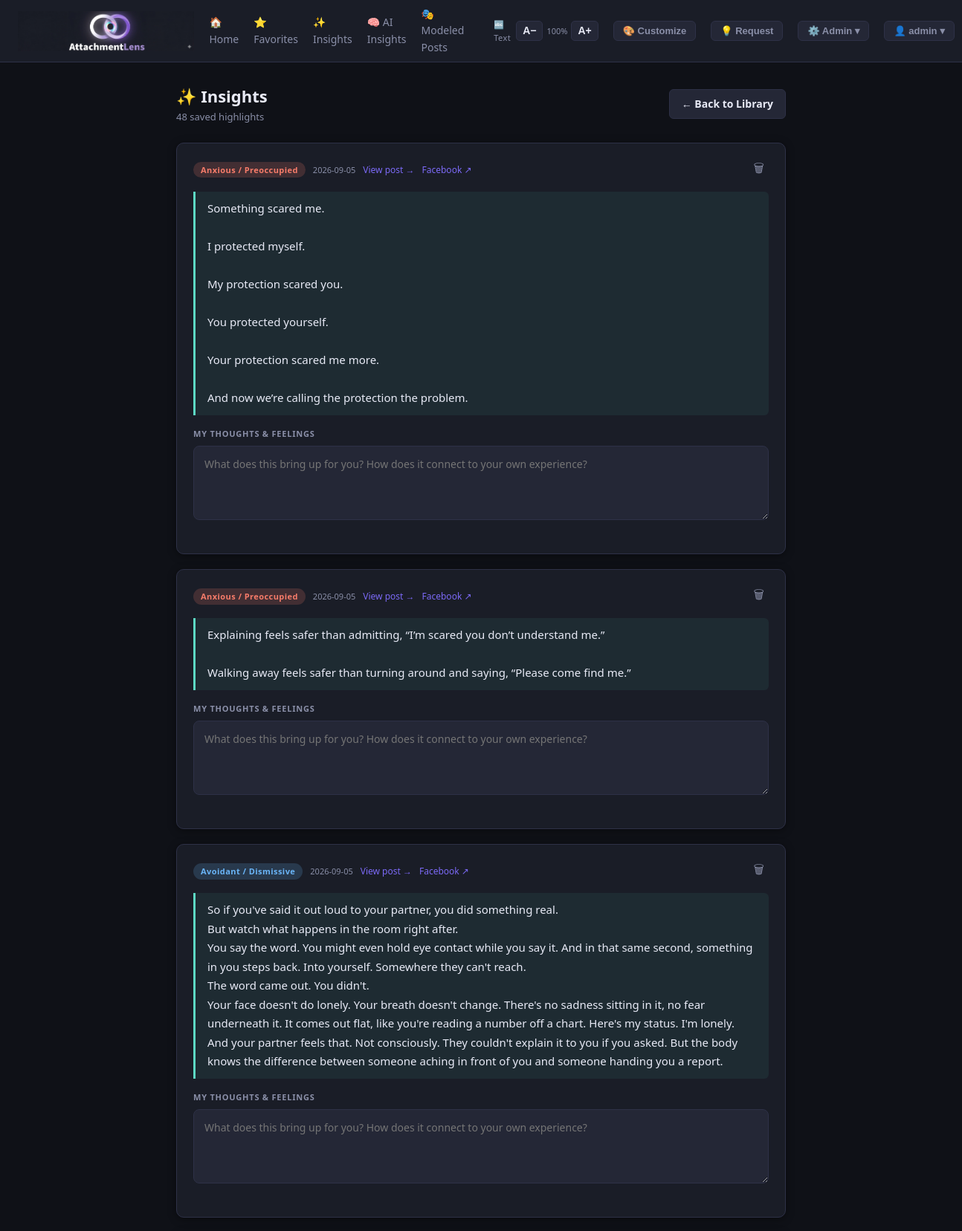
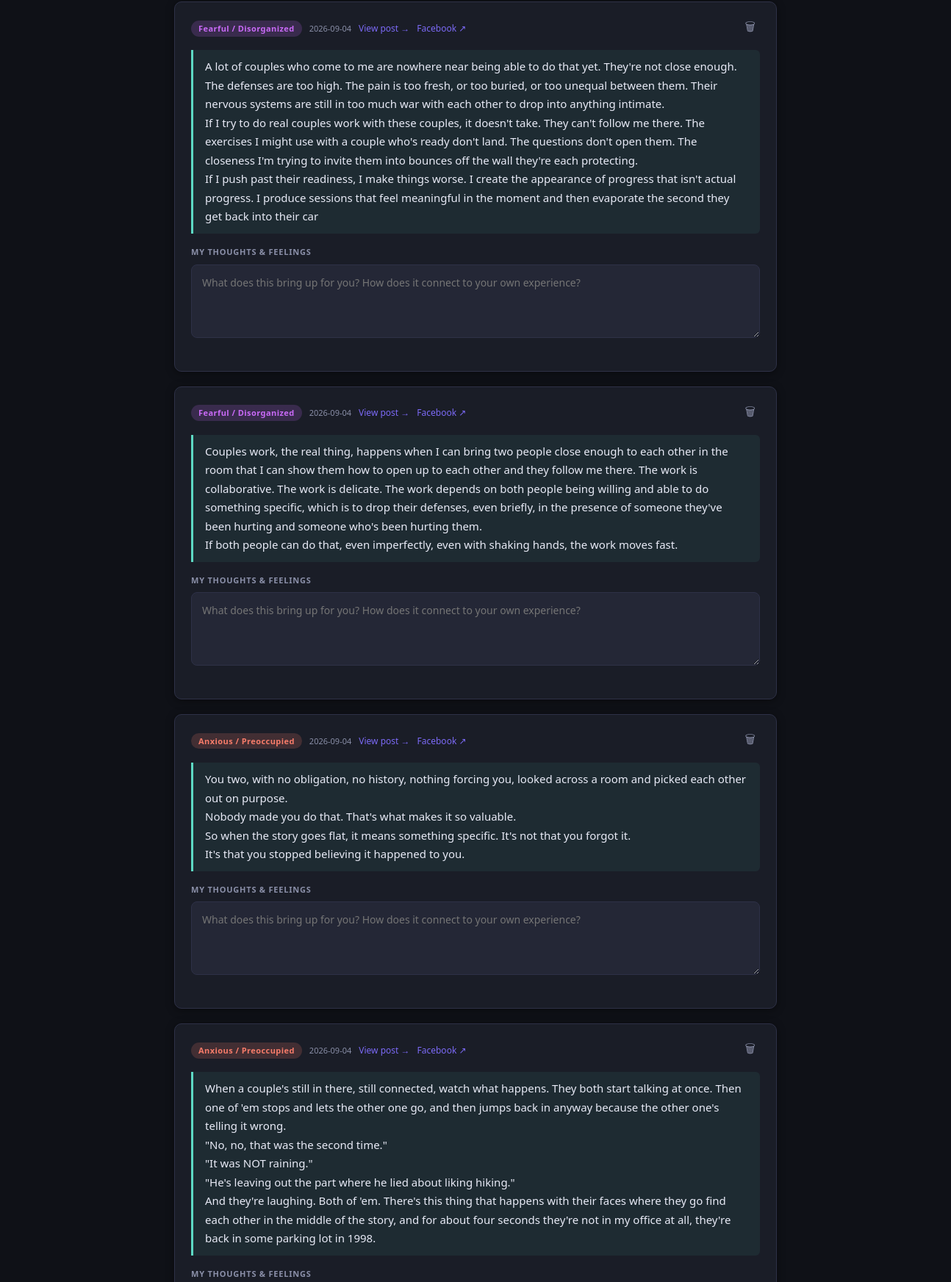
/insights (signed in, upper part), run on the app's committed database (2 pictures, top to bottom).
### tables this page shows
CREATE TABLE users (
                id INTEGER PRIMARY KEY AUTOINCREMENT,
                username TEXT UNIQUE NOT NULL,
                password_hash TEXT NOT NULL,
                created_at TEXT DEFAULT (datetime('now'))
            );

CREATE TABLE insights (
                id INTEGER PRIMARY KEY AUTOINCREMENT,
                post_id INTEGER,
                highlighted_text TEXT NOT NULL,
                my_thoughts TEXT DEFAULT '',
                created_at TEXT DEFAULT (datetime('now'))
            , user_id INTEGER);

CREATE TABLE posts (
                id INTEGER PRIMARY KEY AUTOINCREMENT,
                original_text TEXT NOT NULL,
                revised_text TEXT,
                date_label TEXT,
                post_url TEXT,
                category TEXT NOT NULL,
                is_revised INTEGER DEFAULT 0,
                imported_at TEXT DEFAULT (datetime('now'))
            , popularity INTEGER DEFAULT 0, is_favorite INTEGER DEFAULT 0, likes INTEGER DEFAULT 0, comments INTEGER DEFAULT 0, date_label_locked INTEGER DEFAULT 0);

### app.py (the view)
@app.route('/insights')
@login_required
def insights_page():
    uid = current_user_id()
    with get_db() as conn:
        rows = conn.execute('''
            SELECT i.id, i.post_id, i.highlighted_text, i.my_thoughts, i.created_at,
                   p.category, p.post_url
            FROM insights i
            LEFT JOIN posts p ON i.post_id = p.id
            WHERE i.user_id = ?
            ORDER BY i.id DESC
        ''', (uid,)).fetchall()
    return render_template('insights.html', insights=rows)

### app.py (called while the page is built)
def get_db():
    conn = sqlite3.connect(DB)
    conn.row_factory = sqlite3.Row
    return conn

def current_user_id():
    return session.get('user_id', 1)

def login_required(f):
    @wraps(f)
    def decorated(*args, **kwargs):
        if 'user_id' not in session:
            if request.method != 'GET':
                return jsonify({'error': 'Session expired — please reload the page and log in again.'}), 401
            return redirect(url_for('login', next=request.path))
        return f(*args, **kwargs)
    return decorated

def get_all_users():
    with get_db() as conn:
        return conn.execute('SELECT id, username FROM users ORDER BY username').fetchall()

@app.context_processor
def inject_globals():
    try:
        users = get_all_users()
    except Exception as e:
        users = []
    return {'users': users, 'session': session}

### templates/insights.html (shortened to what this page needs)
{% extends "base.html" %}
{% block content %}
<div class="insights-page">
  <div class="page-header">
    <div>
      <h1>✨ Insights</h1>
      <div class="count">{{ insights|length }} saved highlight{{ 's' if insights|length != 1 }}</div>
    </div>
    <a href="/" class="btn btn-secondary">← Back to Library</a>
  </div>
  {% for ins in insights %}
  <div class="insight-card" id="ins-{{ ins.id }}">
    <div class="ins-meta">
      {% if ins.category %}
        {% set ck = ins.category.split('/')[0].strip().split(' ')[0] %}
        <span class="cat-badge cat-{{ ck }}">{{ ins.category }}</span>
      {% endif %}
      <span class="ins-date">{{ ins.created_at[:10] if ins.created_at }}</span>
      {% if ins.post_id %}
        <a class="ins-link" href="/post/{{ ins.post_id }}">View post →</a>
      {% endif %}
      {% if ins.post_url %}
        <a class="ins-link" href="{{ ins.post_url }}" target="_blank">Facebook ↗</a>
      {% endif %}
      <button class="ins-delete" onclick="deleteInsight({{ ins.id }})" title="Remove insight">🗑</button>
    </div>
    <blockquote class="highlighted-quote">{{ ins.highlighted_text }}</blockquote>
    <div class="thoughts-label">My Thoughts &amp; Feelings</div>
    <textarea class="thoughts-area" id="thoughts-{{ ins.id }}"
              placeholder="What does this bring up for you? How does it connect to your own experience?"
              onblur="saveThoughts({{ ins.id }})"
              oninput="markDirty({{ ins.id }})">{{ ins.my_thoughts or '' }}</textarea>
    <div class="save-status" id="status-{{ ins.id }}"></div>
  </div>
  {% endfor %}
</div>
{% endblock %}

### templates/base.html (shortened to what this page needs)
<!DOCTYPE html>
<html lang="en">
<head>
</head>
<body>
<nav>
  <a href="/" class="brand">
    <img src="/static/images/logo.png" alt="AttachmentLens" onerror="this.style.display='none';this.nextElementSibling.style.display='inline'">
  </a>
  <a href="/" class="nav-link">🏠 Home</a>
  <a href="/#favorites" class="nav-link">⭐ Favorites</a>
  <a href="/insights" class="nav-link">✨ Insights</a>
  <a href="/ai-insights" class="nav-link">🧠 AI Insights</a>
  <a href="/modeled-posts" class="nav-link">🎭 Modeled Posts</a>
  <div class="font-ctrl">
    <span class="font-label">🔤 Text</span>
    <button class="font-btn" onclick="adjustFont(-1)" title="Decrease font size">A−</button>
    <span class="font-size-display" id="font-size-display">15</span>
    <button class="font-btn" onclick="adjustFont(1)" title="Increase font size">A+</button>
  </div>
  <button class="cust-nav-btn" onclick="openCustomization()" title="Customize theme, fonts, and colors">🎨 Customize</button>
  <button class="fr-nav-btn" onclick="openFeatureRequest()">💡 Request</button>
  <div class="nav-menu" id="admin-menu">
    <button class="nav-menu-btn" onclick="toggleMenu('admin-dropdown', event)">⚙️ Admin ▾</button>
  </div>
  {% if session.get('username') %}
  <div class="nav-menu" id="user-menu">
    <button class="nav-menu-btn" onclick="toggleMenu('user-dropdown', event)">👤 {{ session.get('username') }} ▾</button>
  </div>
  {% endif %}
</nav>
<div id="page-content">{% block content %}{% endblock %}</div>
</body>
</html>

### templates/base.html (style rules this page uses)
:root { --bg: #0f1117; --surface: #1a1d27; --surface2: #242736; --border: #2e3147; --accent: #7c6af7; --accent2: #5dd9c4; --text: #e8eaf6; --muted: #8a8fa8; --anxious: #f77c6a; --avoidant: #6ab4f7; --fearful: #c96af7; --secure: #5dd99c; --healing: #f7c96a; --general: #8a8fa8; --revised-badge: #f7a26a; --radius: 10px; --shadow: 0 2px 12px rgba(0,0,0,0.4); --font-family: 'Segoe UI', system-ui, sans-serif; --base-font-size: 15px; }
* { box-sizing: border-box; margin: 0; padding: 0; }
body { background: var(--bg); color: var(--text); font-family: var(--font-family); font-size: var(--base-font-size); line-height: 1.6; }
a { color: var(--accent); text-decoration: none; }
nav { position: sticky; top: 0; z-index: 200; background: var(--surface); border-bottom: 1px solid var(--border); padding: 8px 24px; display: flex; align-items: center; gap: 20px; min-height: 70px; }
.font-ctrl { display: flex; align-items: center; gap: 5px; }
.font-label { font-size: 11px; color: var(--muted); letter-spacing: .04em; margin-right: 2px; }
.font-btn { background: var(--surface2); border: 1px solid var(--border); color: var(--text); border-radius: 5px; cursor: pointer; padding: 2px 8px; font-size: 14px; font-weight: 700; line-height: 1.5; transition: border-color .15s; }
.font-size-display { font-size: 11px; color: var(--muted); min-width: 28px; text-align: center; }
nav .brand { display: flex; align-items: center; text-decoration: none; }
nav .brand img { height: 54px; width: auto; }
nav a.nav-link { color: var(--muted); font-size: 14px; }
.btn { display: inline-flex; align-items: center; gap: 6px; padding: 8px 16px; border-radius: 6px; border: none; cursor: pointer; font-size: 14px; font-weight: 600; transition: opacity .15s, transform .1s; }
.btn-secondary { background: var(--surface2); color: var(--text); border: 1px solid var(--border); }
.cat-badge { display: inline-block; padding: 2px 10px; border-radius: 20px; font-size: 11px; font-weight: 700; letter-spacing: .04em; }
.cat-Anxious { background: rgba(247,124,106,.18); color: var(--anxious); }
.cat-Avoidant { background: rgba(106,180,247,.18); color: var(--avoidant); }
.cat-Fearful { background: rgba(201,106,247,.18); color: var(--fearful); }
.nav-menu { position: relative; }
.nav-menu-btn { background: var(--surface2); border: 1px solid var(--border); color: var(--muted); border-radius: 6px; cursor: pointer; padding: 5px 12px; font-size: 13px; font-weight: 600; transition: border-color .15s, color .15s; white-space: nowrap; }
.fr-nav-btn { background: var(--surface2); border: 1px solid var(--border); color: var(--muted); border-radius: 6px; cursor: pointer; padding: 5px 12px; font-size: 13px; font-weight: 600; transition: border-color .15s, color .15s; white-space: nowrap; }
.cust-nav-btn { background: var(--surface2); border: 1px solid var(--border); color: var(--muted); border-radius: 6px; cursor: pointer; padding: 5px 12px; font-size: 13px; font-weight: 600; transition: border-color .15s, color .15s; white-space: nowrap; }

### data on the page
users: get "admin"
insights: category "Anxious / Preoccupied", created_at "2026-09-05", highlighted_text "Something scared me. I protected myself. My protection scared you. You protected yourself. Your protection scared me more. And now we’re calling the protection the problem.", id "What does this bring up for you? How does it connect to your own experience?"
insights: category "Anxious / Preoccupied", created_at "2026-09-05", highlighted_text "Explaining feels safer than admitting, “I’m scared you don’t understand me.” Walking away feels safer than turning around and saying, “Please come find me.”", id "What does this bring up for you? How does it connect to your own experience?"
insights: category "Avoidant / Dismissive", created_at "2026-09-05", highlighted_text "So if you've said it out loud to your partner, you did something real. But watch what happens in the room right after. You say the word. You might even hold eye contact while you say it. And in that same second, something in you steps back. Into yourself. Somewhere they can't reach. The word came out. You didn't. Your face doesn't do lonely. Your breath doesn't change. There's no sadness sitting in it, no fear underneath it. It comes out flat, like you're reading a number off a chart. Here's my status. I'm lonely. And your partner feels that. Not consciously. They couldn't explain it to you if you asked. But the body knows the difference between someone aching in front of you and someone…", id "What does this bring up for you? How does it connect to your own experience?"
insights: category "Fearful / Disorganized", created_at "2026-09-04", highlighted_text "A lot of couples who come to me are nowhere near being able to do that yet. They're not close enough. The defenses are too high. The pain is too fresh, or too buried, or too unequal between them. Their nervous systems are still in too much war with each other to drop into anything intimate. If I try to do real couples work with these couples, it doesn't take. They can't follow me there. The exercises I might use with a couple who's ready don't land. The questions don't open them. The closeness I'm trying to invite them into bounces off the wall they're each protecting. If I push past their readiness, I make things worse. I create the appearance of progress that isn't actual progress. I…", id "What does this bring up for you? How does it connect to your own experience?"
insights: category "Fearful / Disorganized", created_at "2026-09-04", highlighted_text "Couples work, the real thing, happens when I can bring two people close enough to each other in the room that I can show them how to open up to each other and they follow me there. The work is collaborative. The work is delicate. The work depends on both people being willing and able to do something specific, which is to drop their defenses, even briefly, in the presence of someone they've been hurting and someone who's been hurting them. If both people can do that, even imperfectly, even with shaking hands, the work moves fast.", id "What does this bring up for you? How does it connect to your own experience?"
insights: category "Anxious / Preoccupied", created_at "2026-09-04", highlighted_text "You two, with no obligation, no history, nothing forcing you, looked across a room and picked each other out on purpose. Nobody made you do that. That's what makes it so valuable. So when the story goes flat, it means something specific. It's not that you forgot it. It's that you stopped believing it happened to you.", id "What does this bring up for you? How does it connect to your own experience?"
insights: category "Anxious / Preoccupied", created_at "2026-09-04", highlighted_text "When a couple's still in there, still connected, watch what happens. They both start talking at once. Then one of 'em stops and lets the other one go, and then jumps back in anyway because the other one's telling it wrong. \"No, no, that was the second time.\" \"It was NOT raining.\" \"He's leaving out the part where he lied about liking hiking.\" And they're laughing. Both of 'em. There's this thing that happens with their faces where they go find each other in the middle of the story, and for about four seconds they're not in my office at all, they're back in some parking lot in 1998."

### other printed values
{{ insights|length }} "48"
{{ 's' if insights|length != 1 }} "s"
